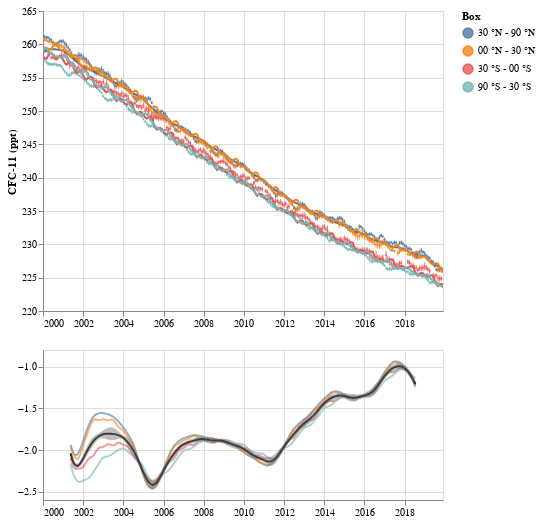

Here is the notebook cell this chart was saved with:
### Code cell
plot_mf(inv_mcmc_zero.outputs)

### Figure 1 — Vega-Lite specification as saved in the notebook (floating-point values rounded to 4 significant figures; data arrays with more than 128 entries replaced by an {"elided": "..."} marker saying what was removed)
{"config": {"view": {"continuousWidth": 400, "continuousHeight": 300}}, "vconcat": [{"layer": [{"mark": {"type": "point", "filled": true, "size": 5}, "encoding": {"color": {"field": "Box", "sort": ["30 °N - 90 °N", "00 °N - 30 °N", "30 °S - 00 °S", "90 °S - 30 °S"], "type": "nominal"}, "opacity": {"condition": {"value": 0.8, "selection": "selector001"}, "value": 0.1}, "tooltip": [{"field": "Box", "type": "nominal"}, {"field": "Date", "type": "temporal"}, {"field": "Obs", "type": "quantitative"}], "x": {"axis": {"title": null}, "field": "Date", "scale": {"domain": ["2000-01-01T00:00:00", "2019-12-01T00:00:00"]}, "type": "temporal"}, "y": {"field": "Obs", "scale": {"domain": [223.6, 261.2]}, "title": "CFC-11 (ppt)", "type": "quantitative"}}, "selection": {"selector003": {"type": "interval", "bind": "scales", "encodings": ["x", "y"]}, "selector001": {"type": "multi", "fields": ["Box"], "bind": "legend"}, "selector002": {"type": "interval", "bind": "scales", "encodings": ["x"]}}, "transform": [{"calculate": "datum.Obs-datum.Obs_uncertainty", "as": "ymin"}, {"calculate": "datum.Obs+datum.Obs_uncertainty", "as": "ymax"}]}, {"mark": "errorbar", "encoding": {"color": {"field": "Box", "sort": ["30 °N - 90 °N", "00 °N - 30 °N", "30 °S - 00 °S", "90 °S - 30 °S"], "type": "nominal"}, "opacity": {"condition": {"value": 0.8, "selection": "selector001"}, "value": 0.1}, "x": {"field": "Date", "type": "temporal"}, "y": {"field": "ymin", "title": "", "type": "quantitative"}, "y2": {"field": "ymax"}}, "transform": [{"calculate": "datum.Obs-datum.Obs_uncertainty", "as": "ymin"}, {"calculate": "datum.Obs+datum.Obs_uncertainty", "as": "ymax"}]}, {"mark": {"type": "line", "strokeWidth": 2}, "encoding": {"color": {"field": "Box", "sort": ["30 °N - 90 °N", "00 °N - 30 °N", "30 °S - 00 °S", "90 °S - 30 °S"], "type": "nominal"}, "opacity": {"condition": {"value": 1, "selection": "selector001"}, "value": 0.1}, "x": {"field": "Date", "type": "temporal"}, "y": {"field": "Model", "title": "", "type": "quantitative"}}, "transform": [{"calculate": "datum.Obs-datum.Obs_uncertainty", "as": "ymin"}, {"calculate": "datum.Obs+datum.Obs_uncertainty", "as": "ymax"}]}], "data": {"name": "data-a58b36d2e9add7dd601093e3da6b11c1"}, "height": 300, "width": 400}, {"layer": [{"data": {"name": "data-0bd14c54d4e3f7f786b221c33f0cbeaa"}, "mark": "line", "encoding": {"color": {"field": "Box", "sort": ["30 °N - 90 °N", "00 °N - 30 °N", "30 °S - 00 °S", "90 °S - 30 °S"], "type": "nominal"}, "opacity": {"condition": {"value": 0.6, "selection": "selector001"}, "value": 0.1}, "x": {"axis": {"title": null}, "field": "Date", "scale": {"domain": ["2000-01-01T00:00:00", "2019-12-01T00:00:00"]}, "type": "temporal"}, "y": {"field": "GR", "scale": {"domain": [-2.459, -0.9371]}, "title": "Growth rate (ppt/yr)", "type": "quantitative"}}, "selection": {"selector004": {"type": "interval", "bind": "scales", "encodings": ["x", "y"]}, "selector001": {"type": "multi", "fields": ["Box"], "bind": "legend"}, "selector002": {"type": "interval", "bind": "scales", "encodings": ["x"]}}}, {"data": {"name": "data-4697fc47b8db1ab0520a5c3e32913113"}, "mark": {"type": "line", "color": "black"}, "encoding": {"tooltip": [{"field": "Date", "type": "temporal"}, {"field": "GR_global", "type": "quantitative"}], "x": {"field": "Date", "type": "temporal"}, "y": {"field": "GR_global", "type": "quantitative"}}, "transform": [{"calculate": "datum.GR_global-datum.GR_global_uncertainty", "as": "ymin_gr"}, {"calculate": "datum.GR_global+datum.GR_global_uncertainty", "as": "ymax_gr"}]}, {"data": {"name": "data-4697fc47b8db1ab0520a5c3e32913113"}, "mark": {"type": "area", "color": "grey"}, "encoding": {"opacity": {"value": 0.5}, "x": {"field": "Date", "type": "temporal"}, "y": {"field": "ymin_gr", "title": null, "type": "quantitative"}, "y2": {"field": "ymax_gr"}}, "transform": [{"calculate": "datum.GR_global-datum.GR_global_uncertainty", "as": "ymin_gr"}, {"calculate": "datum.GR_global+datum.GR_global_uncertainty", "as": "ymax_gr"}]}], "height": 150, "width": 400}], "$schema": "https://vega.github.io/schema/vega-lite/v4.17.0.json", "datasets": {"data-a58b36d2e9add7dd601093e3da6b11c1": {"elided": "960 records"}, "data-0bd14c54d4e3f7f786b221c33f0cbeaa": {"elided": "828 records"}, "data-4697fc47b8db1ab0520a5c3e32913113": {"elided": "207 records"}}}
